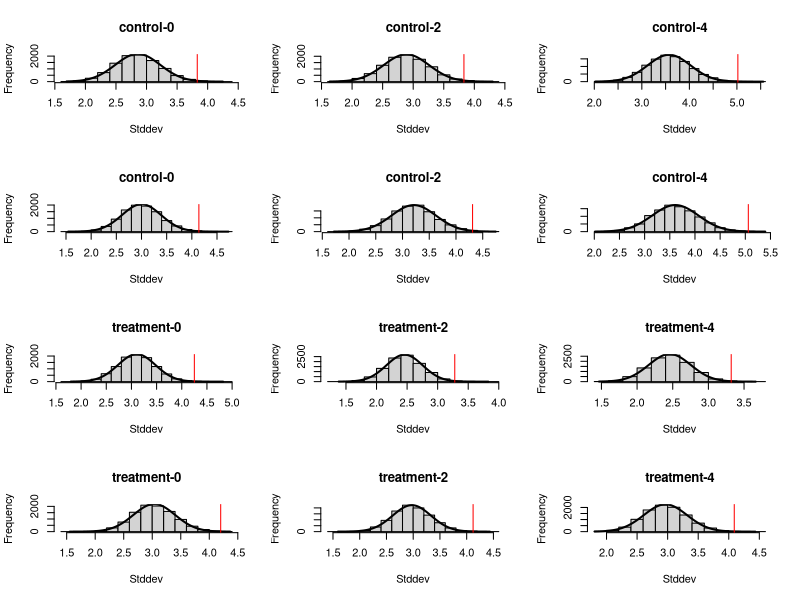

Recreate this plot in R.

data = read.table(file="./allergic_rhinitis_data.csv",
                  header=TRUE, sep=",", stringsAsFactor=TRUE)

grim_test <- function(n, m, decimals) {
    # Rounding to limit floating point comparison issues
    round(round(n * m)/n, decimals) == m
}

means_grim_fail <- c()
for (group in unique(data$group)) {
    n <- data[data$group == group & data$week == 0, ]$n[1]
    for (m in na.omit(data$mean[data$group == group])) {
        if (grim_test(n, m, 2) == FALSE) {
            means_grim_fail <- c(means_grim_fail, m)
        }
    }
}

cat("GRIM test failures:",
    round(length(means_grim_fail) / length(na.omit(data$mean)) * 100, 1), "%\n")
cat(means_grim_fail, "\n")
cat("\n")

# Check variance of sum by sampling from normal distributions
check_sd <- function(n, mean_1, sd_1, mean_2, sd_2, reported_sd, label, round=FALSE) {
    total <- c()
    for (i in 1:10000) {
        data_1 <- rnorm(n, mean_1, sd_1)
        data_2 <- rnorm(n, mean_2, sd_2)
        if (round) {
            data_1 <- round(data_1)
            data_2 <- round(data_2)
        }
        total <- c(total, sd(data_1 + data_2))
    }

    hist_data <- hist(total, main=label, xlab="Stddev")

    #define x and y values to use for normal curve
    x_values <- seq(min(total), max(total), length = 100)
    y_values <- dnorm(x_values, mean = mean(total), sd = sd(total))
    y_values <- y_values * diff(hist_data$mids[1:2]) * length(total)

    #overlay normal curve on histogram
    lines(x_values, y_values, lwd = 2)

    #add vertical line of reported value
    abline(v=reported_sd, col="red")

    # Two-tail test, switching tail for coherent p-values
    p <- pnorm(reported_sd, mean(total), sd(total),
               lower.tail=reported_sd <= mean(total))

    cat(label, ": ", "Expected:", mean(total), "±",  sd(total),
        "Reported:", reported_sd, "p:", p, "\n")

    p
}

# Check variance in all cases where we have AM, PM and AM+PM data (weeks 0 to 4)
p_values <- c()
invalid_mean_sum_count <- 0
par(mfrow=c(4,3))
for (group in unique(data$group)) {
    n <- data[data$group == group, ]$n[1]

    for (test in unique(data$test)) {
        for (week in c(0, 2, 4)) {

            m1 <- data$mean[ data$group == group
                           & data$test == test
                           & data$week == week
                           & data$period == "AM"]

            sd1 <- data$sd[ data$group == group
                          & data$test == test
                          & data$week == week
                          & data$period == "AM"]

            m2 <- data$mean[ data$group == group
                           & data$test == test
                           & data$week == week
                           & data$period == "PM"]

            sd2 <- data$sd[ data$group == group
                          & data$test == test
                          & data$week == week
                          & data$period == "PM"]

            me <- data$mean[ data$group == group
                           & data$test == test
                           & data$week == week
                           & data$period == "AMPM"]

            sde <- data$sd[ data$group == group
                          & data$test == test
                          & data$week == week
                          & data$period == "AMPM"]

            if (round(m1 + m2, 2) != me) {
                invalid_mean_sum_count <- invalid_mean_sum_count + 1
                cat(sprintf("Invalid mean sum: %s %s w%s\t%s + %s = %s ≠ %s\n",
                            group, test, week, m1, m2, m1+m2, me))
            }

            label <- paste(group, week, sep="-")

            # Rounded because original paper had integer values
            p <- check_sd(n, m1, sd1, m2, sd2, sde, label, round=TRUE)
            p_values <- c(p_values, p)
        }
    }
}

if (invalid_mean_sum_count > 0) {
    number_mean_sum <- length(na.omit(data$mean[data$period == "AMPM"]))
    cat("Percentage of invalid mean sum",
        round(invalid_mean_sum_count * 100 / number_mean_sum, 1),
        "%\n")
}
cat("\n")

# Doubled for two-tail p-value
p_values <- (p_values)
# Adjust for multiple measurements
adjusted_p_values <-p.adjust(2*p_values, method="hochberg")
cat("SD check: Adjusted p_values:", round(adjusted_p_values, 4), "\n")
if (all(adjusted_p_values < 0.05)) {
    cat("All SD checks significantly failed (p<0.05)\n")
} else if (any(adjusted_p_values < 0.05)) {
    cat("Some SD checks significantly failed (p<0.05)\n")
}
cat("\n")


# Check baseline change consistency
invalid_change_count <- 0
for (group in unique(data$group)) {
    n <- data[data$group == group, ]$n[1]

    for (test in unique(data$test)) {
        for (week in c(2, 4, 6)) {

            for (period in unique(data$period)) {
                # No data for week 6 aside from PM
                if (week == 6 & period != "PM") {
                    next
                }

                baseline <- data$mean[ data$group == group
                                     & data$test == test
                                     & data$week == 0
                                     & data$period == period]

                reported_mean <- data$mean[ data$group == group
                                          & data$test == test
                                          & data$week == week
                                          & data$period == period]

                reported_change <- data$mean_change[ data$group == group
                                                   & data$test == test
                                                   & data$week == week
                                                   & data$period == period]

                diff <- round(abs(baseline + reported_change - reported_mean),2)

                # Allow for rounding errors
                if (diff > 0.01) {
                    invalid_change_count <- invalid_change_count + 1
                    cat(sprintf("Invalid change: %s %s w%s %s\t%s%s = %s ≠ %s\n",
                                group, test, week, period,
                                baseline, reported_change,
                                baseline+reported_change, reported_mean))
                }
            }
        }
    }
}

if (invalid_change_count > 0) {
    number_mean_sum <- length(na.omit(data$mean_change))
    cat("Percentage of invalid mean sum",
        round(invalid_change_count * 100 / number_mean_sum, 1),
        "%\n")
}
cat("\n")
